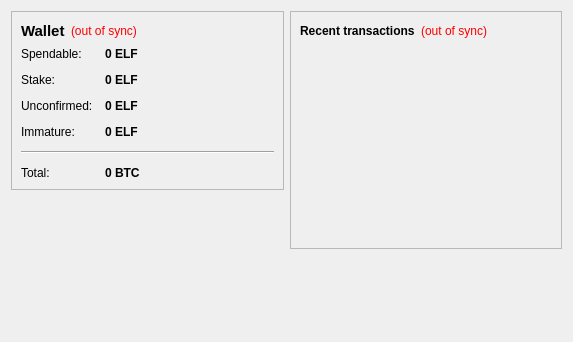
<?xml version="1.0" encoding="UTF-8"?>
<ui version="4.0">
 <class>OverviewPage</class>
 <widget class="QWidget" name="OverviewPage">
  <property name="geometry">
   <rect>
    <x>0</x>
    <y>0</y>
    <width>573</width>
    <height>342</height>
   </rect>
  </property>
  <property name="windowTitle">
   <string>Form</string>
  </property>
  <layout class="QHBoxLayout" name="horizontalLayout" stretch="1,1">
   <item>
    <layout class="QVBoxLayout" name="verticalLayout_2">
     <item>
      <widget class="QFrame" name="frame">
       <property name="frameShape">
        <enum>QFrame::StyledPanel</enum>
       </property>
       <property name="frameShadow">
        <enum>QFrame::Raised</enum>
       </property>
       <layout class="QVBoxLayout" name="verticalLayout_4">
        <item>
         <layout class="QHBoxLayout" name="horizontalLayout_4">
          <item>
           <widget class="QLabel" name="label_5">
            <property name="font">
             <font>
              <pointsize>11</pointsize>
              <weight>75</weight>
              <bold>true</bold>
             </font>
            </property>
            <property name="text">
             <string>Wallet</string>
            </property>
           </widget>
          </item>
          <item>
           <widget class="QLabel" name="labelWalletStatus">
            <property name="toolTip">
             <string>The displayed information may be out of date. Your wallet automatically synchronizes with the ELF network after a connection is established, but this process has not completed yet.</string>
            </property>
            <property name="styleSheet">
             <string notr="true">QLabel { color: red; }</string>
            </property>
            <property name="text">
             <string notr="true">(out of sync)</string>
            </property>
            <property name="alignment">
             <set>Qt::AlignLeading|Qt::AlignLeft|Qt::AlignVCenter</set>
            </property>
           </widget>
          </item>
          <item>
           <spacer name="horizontalSpacer_2">
            <property name="orientation">
             <enum>Qt::Horizontal</enum>
            </property>
            <property name="sizeHint" stdset="0">
             <size>
              <width>40</width>
              <height>20</height>
             </size>
            </property>
           </spacer>
          </item>
         </layout>
        </item>
        <item>
         <layout class="QFormLayout" name="formLayout_2">
          <property name="fieldGrowthPolicy">
           <enum>QFormLayout::AllNonFixedFieldsGrow</enum>
          </property>
          <property name="horizontalSpacing">
           <number>12</number>
          </property>
          <property name="verticalSpacing">
           <number>12</number>
          </property>
          <item row="0" column="0">
           <widget class="QLabel" name="label">
            <property name="text">
             <string>Spendable:</string>
            </property>
           </widget>
          </item>
          <item row="0" column="1">
           <widget class="QLabel" name="labelBalance">
            <property name="font">
             <font>
              <weight>75</weight>
              <bold>true</bold>
             </font>
            </property>
            <property name="cursor">
             <cursorShape>IBeamCursor</cursorShape>
            </property>
            <property name="toolTip">
             <string>Your current spendable balance</string>
            </property>
            <property name="text">
             <string notr="true">0 ELF</string>
            </property>
            <property name="textInteractionFlags">
             <set>Qt::LinksAccessibleByMouse|Qt::TextSelectableByKeyboard|Qt::TextSelectableByMouse</set>
            </property>
           </widget>
          </item>
          <item row="1" column="0">
           <widget class="QLabel" name="label_6">
            <property name="text">
             <string>Stake:</string>
            </property>
           </widget>
          </item>
          <item row="1" column="1">
           <widget class="QLabel" name="labelStake">
            <property name="font">
             <font>
              <weight>75</weight>
              <bold>true</bold>
             </font>
            </property>
            <property name="cursor">
             <cursorShape>IBeamCursor</cursorShape>
            </property>
            <property name="toolTip">
             <string>Total of coins that was staked, and do not yet count toward the current balance</string>
            </property>
            <property name="text">
             <string notr="true">0 ELF</string>
            </property>
            <property name="textInteractionFlags">
             <set>Qt::LinksAccessibleByMouse|Qt::TextSelectableByKeyboard|Qt::TextSelectableByMouse</set>
            </property>
           </widget>
          </item>
          <item row="2" column="0">
           <widget class="QLabel" name="label_3">
            <property name="text">
             <string>Unconfirmed:</string>
            </property>
           </widget>
          </item>
          <item row="2" column="1">
           <widget class="QLabel" name="labelUnconfirmed">
            <property name="font">
             <font>
              <weight>75</weight>
              <bold>true</bold>
             </font>
            </property>
            <property name="cursor">
             <cursorShape>IBeamCursor</cursorShape>
            </property>
            <property name="toolTip">
             <string>Total of transactions that have yet to be confirmed, and do not yet count toward the current balance</string>
            </property>
            <property name="text">
             <string notr="true">0 ELF</string>
            </property>
            <property name="textInteractionFlags">
             <set>Qt::LinksAccessibleByMouse|Qt::TextSelectableByKeyboard|Qt::TextSelectableByMouse</set>
            </property>
           </widget>
          </item>
          <item row="3" column="0">
           <widget class="QLabel" name="labelImmatureText">
            <property name="text">
             <string>Immature:</string>
            </property>
           </widget>
          </item>
          <item row="3" column="1">
           <widget class="QLabel" name="labelImmature">
            <property name="font">
             <font>
              <weight>75</weight>
              <bold>true</bold>
             </font>
            </property>
            <property name="toolTip">
             <string>Mined balance that has not yet matured</string>
            </property>
            <property name="text">
             <string notr="true">0 ELF</string>
            </property>
            <property name="textInteractionFlags">
             <set>Qt::LinksAccessibleByMouse|Qt::TextSelectableByKeyboard|Qt::TextSelectableByMouse</set>
            </property>
           </widget>
          </item>
          <item row="4" column="0" colspan="2">
           <widget class="Line" name="line">
            <property name="orientation">
             <enum>Qt::Horizontal</enum>
            </property>
           </widget>
          </item>
          <item row="5" column="0">
           <widget class="QLabel" name="labelTotalText">
            <property name="text">
             <string>Total:</string>
            </property>
           </widget>
          </item>
          <item row="5" column="1">
           <widget class="QLabel" name="labelTotal">
            <property name="font">
             <font>
              <weight>75</weight>
              <bold>true</bold>
             </font>
            </property>
            <property name="cursor">
             <cursorShape>IBeamCursor</cursorShape>
            </property>
            <property name="toolTip">
             <string>Your current total balance</string>
            </property>
            <property name="text">
             <string notr="true">0 BTC</string>
            </property>
            <property name="textInteractionFlags">
             <set>Qt::LinksAccessibleByMouse|Qt::TextSelectableByKeyboard|Qt::TextSelectableByMouse</set>
            </property>
           </widget>
          </item>
         </layout>
        </item>
       </layout>
      </widget>
     </item>
     <item>
      <spacer name="verticalSpacer">
       <property name="orientation">
        <enum>Qt::Vertical</enum>
       </property>
       <property name="sizeHint" stdset="0">
        <size>
         <width>20</width>
         <height>40</height>
        </size>
       </property>
      </spacer>
     </item>
    </layout>
   </item>
   <item>
    <layout class="QVBoxLayout" name="verticalLayout_3">
     <item>
      <widget class="QFrame" name="frame_2">
       <property name="frameShape">
        <enum>QFrame::StyledPanel</enum>
       </property>
       <property name="frameShadow">
        <enum>QFrame::Raised</enum>
       </property>
       <layout class="QVBoxLayout" name="verticalLayout">
        <item>
         <layout class="QHBoxLayout" name="horizontalLayout_2">
          <item>
           <widget class="QLabel" name="label_4">
            <property name="text">
             <string>&lt;b&gt;Recent transactions&lt;/b&gt;</string>
            </property>
           </widget>
          </item>
          <item>
           <widget class="QLabel" name="labelTransactionsStatus">
            <property name="toolTip">
             <string>The displayed information may be out of date. Your wallet automatically synchronizes with the ELF network after a connection is established, but this process has not completed yet.</string>
            </property>
            <property name="styleSheet">
             <string notr="true">QLabel { color: red; }</string>
            </property>
            <property name="text">
             <string notr="true">(out of sync)</string>
            </property>
            <property name="alignment">
             <set>Qt::AlignRight|Qt::AlignTrailing|Qt::AlignVCenter</set>
            </property>
           </widget>
          </item>
          <item>
           <spacer name="horizontalSpacer">
            <property name="orientation">
             <enum>Qt::Horizontal</enum>
            </property>
            <property name="sizeHint" stdset="0">
             <size>
              <width>40</width>
              <height>20</height>
             </size>
            </property>
           </spacer>
          </item>
         </layout>
        </item>
        <item>
         <widget class="QListView" name="listTransactions">
          <property name="styleSheet">
           <string notr="true">QListView { background: transparent; }</string>
          </property>
          <property name="frameShape">
           <enum>QFrame::NoFrame</enum>
          </property>
          <property name="verticalScrollBarPolicy">
           <enum>Qt::ScrollBarAlwaysOff</enum>
          </property>
          <property name="horizontalScrollBarPolicy">
           <enum>Qt::ScrollBarAlwaysOff</enum>
          </property>
          <property name="selectionMode">
           <enum>QAbstractItemView::NoSelection</enum>
          </property>
         </widget>
        </item>
       </layout>
      </widget>
     </item>
     <item>
      <spacer name="verticalSpacer_2">
       <property name="orientation">
        <enum>Qt::Vertical</enum>
       </property>
       <property name="sizeHint" stdset="0">
        <size>
         <width>20</width>
         <height>40</height>
        </size>
       </property>
      </spacer>
     </item>
    </layout>
   </item>
  </layout>
 </widget>
 <resources/>
 <connections/>
</ui>
